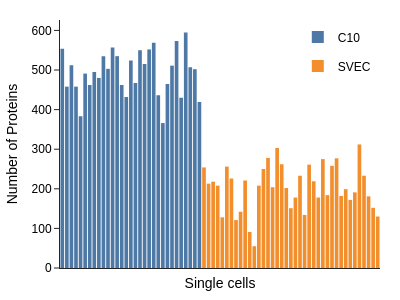

Notebook cell for this chart:
### Markdown cell above
### Figure 2b: protein identifications

### Code cell
fig2b = mm.pl.plot_id(
    mdata, 
    modality="protein", 
    colorby="factor value[condition]", 
    width=400, 
    height=300, 
    title_text=None,
    margin=dict(t=20),
    font=dict(family="Arial", color="black"),
    xaxis=dict(showticklabels=False, ticks="", title="Single cells"),
    legend=dict(title=None, x=0.99, y=0.99, xanchor="right", yanchor="top"),
)

condition_by_sample = mdata.obs.set_index("factor value[sample]")["factor value[condition]"].astype(str)
shown_conditions = set()
for trace in fig2b.data:
    condition = condition_by_sample[trace.name]
    trace.legendgroup = condition
    trace.showlegend = condition not in shown_conditions
    trace.name = condition
    trace.textposition = "none"
    shown_conditions.add(condition)

fig2b.write_image("fig2b.svg")
fig2b.show()

### Figure 1 — Plotly figure (JSON) as saved in the notebook; plotly's stock layout.template omitted (floating-point values rounded to 4 significant figures)
{"data": [{"hovertemplate": "Source name: %{x}<br>Number of Proteins: %{y:,d}<extra></extra>", "legendgroup": "C10", "marker": {"color": "#4E79A7"}, "meta": "C10_A2", "name": "C10", "showlegend": true, "text": ["554"], "textposition": "none", "texttemplate": "%{y:,d}", "type": "bar", "x": ["C10_A2"], "y": [554]}, {"hovertemplate": "Source name: %{x}<br>Number of Proteins: %{y:,d}<extra></extra>", "legendgroup": "C10", "marker": {"color": "#4E79A7"}, "meta": "C10_A3", "name": "C10", "showlegend": false, "text": ["458"], "textposition": "none", "texttemplate": "%{y:,d}", "type": "bar", "x": ["C10_A3"], "y": [458]}, {"hovertemplate": "Source name: %{x}<br>Number of Proteins: %{y:,d}<extra></extra>", "legendgroup": "C10", "marker": {"color": "#4E79A7"}, "meta": "C10_A4", "name": "C10", "showlegend": false, "text": ["512"], "textposition": "none", "texttemplate": "%{y:,d}", "type": "bar", "x": ["C10_A4"], "y": [512]}, {"hovertemplate": "Source name: %{x}<br>Number of Proteins: %{y:,d}<extra></extra>", "legendgroup": "C10", "marker": {"color": "#4E79A7"}, "meta": "C10_A5", "name": "C10", "showlegend": false, "text": ["458"], "textposition": "none", "texttemplate": "%{y:,d}", "type": "bar", "x": ["C10_A5"], "y": [458]}, {"hovertemplate": "Source name: %{x}<br>Number of Proteins: %{y:,d}<extra></extra>", "legendgroup": "C10", "marker": {"color": "#4E79A7"}, "meta": "C10_A6", "name": "C10", "showlegend": false, "text": ["383"], "textposition": "none", "texttemplate": "%{y:,d}", "type": "bar", "x": ["C10_A6"], "y": [383]}, {"hovertemplate": "Source name: %{x}<br>Number of Proteins: %{y:,d}<extra></extra>", "legendgroup": "C10", "marker": {"color": "#4E79A7"}, "meta": "C10_A7", "name": "C10", "showlegend": false, "text": ["491"], "textposition": "none", "texttemplate": "%{y:,d}", "type": "bar", "x": ["C10_A7"], "y": [491]}, {"hovertemplate": "Source name: %{x}<br>Number of Proteins: %{y:,d}<extra></extra>", "legendgroup": "C10", "marker": {"color": "#4E79A7"}, "meta": "C10_A8", "name": "C10", "showlegend": false, "text": ["462"], "textposition": "none", "texttemplate": "%{y:,d}", "type": "bar", "x": ["C10_A8"], "y": [462]}, {"hovertemplate": "Source name: %{x}<br>Number of Proteins: %{y:,d}<extra></extra>", "legendgroup": "C10", "marker": {"color": "#4E79A7"}, "meta": "C10_A9", "name": "C10", "showlegend": false, "text": ["495"], "textposition": "none", "texttemplate": "%{y:,d}", "type": "bar", "x": ["C10_A9"], "y": [495]}, {"hovertemplate": "Source name: %{x}<br>Number of Proteins: %{y:,d}<extra></extra>", "legendgroup": "C10", "marker": {"color": "#4E79A7"}, "meta": "C10_A10", "name": "C10", "showlegend": false, "text": ["480"], "textposition": "none", "texttemplate": "%{y:,d}", "type": "bar", "x": ["C10_A10"], "y": [480]}, {"hovertemplate": "Source name: %{x}<br>Number of Proteins: %{y:,d}<extra></extra>", "legendgroup": "C10", "marker": {"color": "#4E79A7"}, "meta": "C10_A11", "name": "C10", "showlegend": false, "text": ["535"], "textposition": "none", "texttemplate": "%{y:,d}", "type": "bar", "x": ["C10_A11"], "y": [535]}, {"hovertemplate": "Source name: %{x}<br>Number of Proteins: %{y:,d}<extra></extra>", "legendgroup": "C10", "marker": {"color": "#4E79A7"}, "meta": "C10_B1", "name": "C10", "showlegend": false, "text": ["503"], "textposition": "none", "texttemplate": "%{y:,d}", "type": "bar", "x": ["C10_B1"], "y": [503]}, {"hovertemplate": "Source name: %{x}<br>Number of Proteins: %{y:,d}<extra></extra>", "legendgroup": "C10", "marker": {"color": "#4E79A7"}, "meta": "C10_B2", "name": "C10", "showlegend": false, "text": ["557"], "textposition": "none", "texttemplate": "%{y:,d}", "type": "bar", "x": ["C10_B2"], "y": [557]}, {"hovertemplate": "Source name: %{x}<br>Number of Proteins: %{y:,d}<extra></extra>", "legendgroup": "C10", "marker": {"color": "#4E79A7"}, "meta": "C10_B3", "name": "C10", "showlegend": false, "text": ["535"], "textposition": "none", "texttemplate": "%{y:,d}", "type": "bar", "x": ["C10_B3"], "y": [535]}, {"hovertemplate": "Source name: %{x}<br>Number of Proteins: %{y:,d}<extra></extra>", "legendgroup": "C10", "marker": {"color": "#4E79A7"}, "meta": "C10_B4", "name": "C10", "showlegend": false, "text": ["462"], "textposition": "none", "texttemplate": "%{y:,d}", "type": "bar", "x": ["C10_B4"], "y": [462]}, {"hovertemplate": "Source name: %{x}<br>Number of Proteins: %{y:,d}<extra></extra>", "legendgroup": "C10", "marker": {"color": "#4E79A7"}, "meta": "C10_B5", "name": "C10", "showlegend": false, "text": ["432"], "textposition": "none", "texttemplate": "%{y:,d}", "type": "bar", "x": ["C10_B5"], "y": [432]}, {"hovertemplate": "Source name: %{x}<br>Number of Proteins: %{y:,d}<extra></extra>", "legendgroup": "C10", "marker": {"color": "#4E79A7"}, "meta": "C10_B6", "name": "C10", "showlegend": false, "text": ["524"], "textposition": "none", "texttemplate": "%{y:,d}", "type": "bar", "x": ["C10_B6"], "y": [524]}, {"hovertemplate": "Source name: %{x}<br>Number of Proteins: %{y:,d}<extra></extra>", "legendgroup": "C10", "marker": {"color": "#4E79A7"}, "meta": "C10_B7", "name": "C10", "showlegend": false, "text": ["467"], "textposition": "none", "texttemplate": "%{y:,d}", "type": "bar", "x": ["C10_B7"], "y": [467]}, {"hovertemplate": "Source name: %{x}<br>Number of Proteins: %{y:,d}<extra></extra>", "legendgroup": "C10", "marker": {"color": "#4E79A7"}, "meta": "C10_B8", "name": "C10", "showlegend": false, "text": ["550"], "textposition": "none", "texttemplate": "%{y:,d}", "type": "bar", "x": ["C10_B8"], "y": [550]}, {"hovertemplate": "Source name: %{x}<br>Number of Proteins: %{y:,d}<extra></extra>", "legendgroup": "C10", "marker": {"color": "#4E79A7"}, "meta": "C10_B9", "name": "C10", "showlegend": false, "text": ["515"], "textposition": "none", "texttemplate": "%{y:,d}", "type": "bar", "x": ["C10_B9"], "y": [515]}, {"hovertemplate": "Source name: %{x}<br>Number of Proteins: %{y:,d}<extra></extra>", "legendgroup": "C10", "marker": {"color": "#4E79A7"}, "meta": "C10_B10", "name": "C10", "showlegend": false, "text": ["552"], "textposition": "none", "texttemplate": "%{y:,d}", "type": "bar", "x": ["C10_B10"], "y": [552]}, {"hovertemplate": "Source name: %{x}<br>Number of Proteins: %{y:,d}<extra></extra>", "legendgroup": "C10", "marker": {"color": "#4E79A7"}, "meta": "C10_B11", "name": "C10", "showlegend": false, "text": ["569"], "textposition": "none", "texttemplate": "%{y:,d}", "type": "bar", "x": ["C10_B11"], "y": [569]}, {"hovertemplate": "Source name: %{x}<br>Number of Proteins: %{y:,d}<extra></extra>", "legendgroup": "C10", "marker": {"color": "#4E79A7"}, "meta": "C10_C1", "name": "C10", "showlegend": false, "text": ["436"], "textposition": "none", "texttemplate": "%{y:,d}", "type": "bar", "x": ["C10_C1"], "y": [436]}, {"hovertemplate": "Source name: %{x}<br>Number of Proteins: %{y:,d}<extra></extra>", "legendgroup": "C10", "marker": {"color": "#4E79A7"}, "meta": "C10_C2", "name": "C10", "showlegend": false, "text": ["366"], "textposition": "none", "texttemplate": "%{y:,d}", "type": "bar", "x": ["C10_C2"], "y": [366]}, {"hovertemplate": "Source name: %{x}<br>Number of Proteins: %{y:,d}<extra></extra>", "legendgroup": "C10", "marker": {"color": "#4E79A7"}, "meta": "C10_C8", "name": "C10", "showlegend": false, "text": ["465"], "textposition": "none", "texttemplate": "%{y:,d}", "type": "bar", "x": ["C10_C8"], "y": [465]}, {"hovertemplate": "Source name: %{x}<br>Number of Proteins: %{y:,d}<extra></extra>", "legendgroup": "C10", "marker": {"color": "#4E79A7"}, "meta": "C10_C11", "name": "C10", "showlegend": false, "text": ["511"], "textposition": "none", "texttemplate": "%{y:,d}", "type": "bar", "x": ["C10_C11"], "y": [511]}, {"hovertemplate": "Source name: %{x}<br>Number of Proteins: %{y:,d}<extra></extra>", "legendgroup": "C10", "marker": {"color": "#4E79A7"}, "meta": "C10_D1", "name": "C10", "showlegend": false, "text": ["573"], "textposition": "none", "texttemplate": "%{y:,d}", "type": "bar", "x": ["C10_D1"], "y": [573]}, {"hovertemplate": "Source name: %{x}<br>Number of Proteins: %{y:,d}<extra></extra>", "legendgroup": "C10", "marker": {"color": "#4E79A7"}, "meta": "C10_D2", "name": "C10", "showlegend": false, "text": ["430"], "textposition": "none", "texttemplate": "%{y:,d}", "type": "bar", "x": ["C10_D2"], "y": [430]}, {"hovertemplate": "Source name: %{x}<br>Number of Proteins: %{y:,d}<extra></extra>", "legendgroup": "C10", "marker": {"color": "#4E79A7"}, "meta": "C10_D3", "name": "C10", "showlegend": false, "text": ["595"], "textposition": "none", "texttemplate": "%{y:,d}", "type": "bar", "x": ["C10_D3"], "y": [595]}, {"hovertemplate": "Source name: %{x}<br>Number of Proteins: %{y:,d}<extra></extra>", "legendgroup": "C10", "marker": {"color": "#4E79A7"}, "meta": "C10_D7", "name": "C10", "showlegend": false, "text": ["507"], "textposition": "none", "texttemplate": "%{y:,d}", "type": "bar", "x": ["C10_D7"], "y": [507]}, {"hovertemplate": "Source name: %{x}<br>Number of Proteins: %{y:,d}<extra></extra>", "legendgroup": "C10", "marker": {"color": "#4E79A7"}, "meta": "C10_D8", "name": "C10", "showlegend": false, "text": ["502"], "textposition": "none", "texttemplate": "%{y:,d}", "type": "bar", "x": ["C10_D8"], "y": [502]}, {"hovertemplate": "Source name: %{x}<br>Number of Proteins: %{y:,d}<extra></extra>", "legendgroup": "C10", "marker": {"color": "#4E79A7"}, "meta": "C10_D11", "name": "C10", "showlegend": false, "text": ["419"], "textposition": "none", "texttemplate": "%{y:,d}", "type": "bar", "x": ["C10_D11"], "y": [419]}, {"hovertemplate": "Source name: %{x}<br>Number of Proteins: %{y:,d}<extra></extra>", "legendgroup": "SVEC", "marker": {"color": "#F28E2B"}, "meta": "SVEC_A1", "name": "SVEC", "showlegend": true, "text": ["254"], "textposition": "none", "texttemplate": "%{y:,d}", "type": "bar", "x": ["SVEC_A1"], "y": [254]}, {"hovertemplate": "Source name: %{x}<br>Number of Proteins: %{y:,d}<extra></extra>", "legendgroup": "SVEC", "marker": {"color": "#F28E2B"}, "meta": "SVEC_A2", "name": "SVEC", "showlegend": false, "text": ["213"], "textposition": "none", "texttemplate": "%{y:,d}", "type": "bar", "x": ["SVEC_A2"], "y": [213]}, {"hovertemplate": "Source name: %{x}<br>Number of Proteins: %{y:,d}<extra></extra>", "legendgroup": "SVEC", "marker": {"color": "#F28E2B"}, "meta": "SVEC_A3", "name": "SVEC", "showlegend": false, "text": ["218"], "textposition": "none", "texttemplate": "%{y:,d}", "type": "bar", "x": ["SVEC_A3"], "y": [218]}, {"hovertemplate": "Source name: %{x}<br>Number of Proteins: %{y:,d}<extra></extra>", "legendgroup": "SVEC", "marker": {"color": "#F28E2B"}, "meta": "SVEC_A4", "name": "SVEC", "showlegend": false, "text": ["208"], "textposition": "none", "texttemplate": "%{y:,d}", "type": "bar", "x": ["SVEC_A4"], "y": [208]}, {"hovertemplate": "Source name: %{x}<br>Number of Proteins: %{y:,d}<extra></extra>", "legendgroup": "SVEC", "marker": {"color": "#F28E2B"}, "meta": "SVEC_A5", "name": "SVEC", "showlegend": false, "text": ["128"], "textposition": "none", "texttemplate": "%{y:,d}", "type": "bar", "x": ["SVEC_A5"], "y": [128]}, {"hovertemplate": "Source name: %{x}<br>Number of Proteins: %{y:,d}<extra></extra>", "legendgroup": "SVEC", "marker": {"color": "#F28E2B"}, "meta": "SVEC_A6", "name": "SVEC", "showlegend": false, "text": ["256"], "textposition": "none", "texttemplate": "%{y:,d}", "type": "bar", "x": ["SVEC_A6"], "y": [256]}, {"hovertemplate": "Source name: %{x}<br>Number of Proteins: %{y:,d}<extra></extra>", "legendgroup": "SVEC", "marker": {"color": "#F28E2B"}, "meta": "SVEC_A7", "name": "SVEC", "showlegend": false, "text": ["226"], "textposition": "none", "texttemplate": "%{y:,d}", "type": "bar", "x": ["SVEC_A7"], "y": [226]}, {"hovertemplate": "Source name: %{x}<br>Number of Proteins: %{y:,d}<extra></extra>", "legendgroup": "SVEC", "marker": {"color": "#F28E2B"}, "meta": "SVEC_A8", "name": "SVEC", "showlegend": false, "text": ["121"], "textposition": "none", "texttemplate": "%{y:,d}", "type": "bar", "x": ["SVEC_A8"], "y": [121]}, {"hovertemplate": "Source name: %{x}<br>Number of Proteins: %{y:,d}<extra></extra>", "legendgroup": "SVEC", "marker": {"color": "#F28E2B"}, "meta": "SVEC_A9", "name": "SVEC", "showlegend": false, "text": ["142"], "textposition": "none", "texttemplate": "%{y:,d}", "type": "bar", "x": ["SVEC_A9"], "y": [142]}, {"hovertemplate": "Source name: %{x}<br>Number of Proteins: %{y:,d}<extra></extra>", "legendgroup": "SVEC", "marker": {"color": "#F28E2B"}, "meta": "SVEC_A10", "name": "SVEC", "showlegend": false, "text": ["221"], "textposition": "none", "texttemplate": "%{y:,d}", "type": "bar", "x": ["SVEC_A10"], "y": [221]}, {"hovertemplate": "Source name: %{x}<br>Number of Proteins: %{y:,d}<extra></extra>", "legendgroup": "SVEC", "marker": {"color": "#F28E2B"}, "meta": "SVEC_A11", "name": "SVEC", "showlegend": false, "text": ["91"], "textposition": "none", "texttemplate": "%{y:,d}", "type": "bar", "x": ["SVEC_A11"], "y": [91]}, {"hovertemplate": "Source name: %{x}<br>Number of Proteins: %{y:,d}<extra></extra>", "legendgroup": "SVEC", "marker": {"color": "#F28E2B"}, "meta": "SVEC_A12", "name": "SVEC", "showlegend": false, "text": ["55"], "textposition": "none", "texttemplate": "%{y:,d}", "type": "bar", "x": ["SVEC_A12"], "y": [55]}, {"hovertemplate": "Source name: %{x}<br>Number of Proteins: %{y:,d}<extra></extra>", "legendgroup": "SVEC", "marker": {"color": "#F28E2B"}, "meta": "SVEC_B1", "name": "SVEC", "showlegend": false, "text": ["208"], "textposition": "none", "texttemplate": "%{y:,d}", "type": "bar", "x": ["SVEC_B1"], "y": [208]}, {"hovertemplate": "Source name: %{x}<br>Number of Proteins: %{y:,d}<extra></extra>", "legendgroup": "SVEC", "marker": {"color": "#F28E2B"}, "meta": "SVEC_B2", "name": "SVEC", "showlegend": false, "text": ["250"], "textposition": "none", "texttemplate": "%{y:,d}", "type": "bar", "x": ["SVEC_B2"], "y": [250]}, {"hovertemplate": "Source name: %{x}<br>Number of Proteins: %{y:,d}<extra></extra>", "legendgroup": "SVEC", "marker": {"color": "#F28E2B"}, "meta": "SVEC_B3", "name": "SVEC", "showlegend": false, "text": ["278"], "textposition": "none", "texttemplate": "%{y:,d}", "type": "bar", "x": ["SVEC_B3"], "y": [278]}, {"hovertemplate": "Source name: %{x}<br>Number of Proteins: %{y:,d}<extra></extra>", "legendgroup": "SVEC", "marker": {"color": "#F28E2B"}, "meta": "SVEC_B4", "name": "SVEC", "showlegend": false, "text": ["204"], "textposition": "none", "texttemplate": "%{y:,d}", "type": "bar", "x": ["SVEC_B4"], "y": [204]}, {"hovertemplate": "Source name: %{x}<br>Number of Proteins: %{y:,d}<extra></extra>", "legendgroup": "SVEC", "marker": {"color": "#F28E2B"}, "meta": "SVEC_B5", "name": "SVEC", "showlegend": false, "text": ["303"], "textposition": "none", "texttemplate": "%{y:,d}", "type": "bar", "x": ["SVEC_B5"], "y": [303]}, {"hovertemplate": "Source name: %{x}<br>Number of Proteins: %{y:,d}<extra></extra>", "legendgroup": "SVEC", "marker": {"color": "#F28E2B"}, "meta": "SVEC_B6", "name": "SVEC", "showlegend": false, "text": ["262"], "textposition": "none", "texttemplate": "%{y:,d}", "type": "bar", "x": ["SVEC_B6"], "y": [262]}, {"hovertemplate": "Source name: %{x}<br>Number of Proteins: %{y:,d}<extra></extra>", "legendgroup": "SVEC", "marker": {"color": "#F28E2B"}, "meta": "SVEC_B7", "name": "SVEC", "showlegend": false, "text": ["202"], "textposition": "none", "texttemplate": "%{y:,d}", "type": "bar", "x": ["SVEC_B7"], "y": [202]}, {"hovertemplate": "Source name: %{x}<br>Number of Proteins: %{y:,d}<extra></extra>", "legendgroup": "SVEC", "marker": {"color": "#F28E2B"}, "meta": "SVEC_B8", "name": "SVEC", "showlegend": false, "text": ["151"], "textposition": "none", "texttemplate": "%{y:,d}", "type": "bar", "x": ["SVEC_B8"], "y": [151]}, {"hovertemplate": "Source name: %{x}<br>Number of Proteins: %{y:,d}<extra></extra>", "legendgroup": "SVEC", "marker": {"color": "#F28E2B"}, "meta": "SVEC_B9", "name": "SVEC", "showlegend": false, "text": ["178"], "textposition": "none", "texttemplate": "%{y:,d}", "type": "bar", "x": ["SVEC_B9"], "y": [178]}, {"hovertemplate": "Source name: %{x}<br>Number of Proteins: %{y:,d}<extra></extra>", "legendgroup": "SVEC", "marker": {"color": "#F28E2B"}, "meta": "SVEC_B10", "name": "SVEC", "showlegend": false, "text": ["233"], "textposition": "none", "texttemplate": "%{y:,d}", "type": "bar", "x": ["SVEC_B10"], "y": [233]}, {"hovertemplate": "Source name: %{x}<br>Number of Proteins: %{y:,d}<extra></extra>", "legendgroup": "SVEC", "marker": {"color": "#F28E2B"}, "meta": "SVEC_B11", "name": "SVEC", "showlegend": false, "text": ["134"], "textposition": "none", "texttemplate": "%{y:,d}", "type": "bar", "x": ["SVEC_B11"], "y": [134]}, {"hovertemplate": "Source name: %{x}<br>Number of Proteins: %{y:,d}<extra></extra>", "legendgroup": "SVEC", "marker": {"color": "#F28E2B"}, "meta": "SVEC_B12", "name": "SVEC", "showlegend": false, "text": ["261"], "textposition": "none", "texttemplate": "%{y:,d}", "type": "bar", "x": ["SVEC_B12"], "y": [261]}, {"hovertemplate": "Source name: %{x}<br>Number of Proteins: %{y:,d}<extra></extra>", "legendgroup": "SVEC", "marker": {"color": "#F28E2B"}, "meta": "SVEC_C1", "name": "SVEC", "showlegend": false, "text": ["219"], "textposition": "none", "texttemplate": "%{y:,d}", "type": "bar", "x": ["SVEC_C1"], "y": [219]}, {"hovertemplate": "Source name: %{x}<br>Number of Proteins: %{y:,d}<extra></extra>", "legendgroup": "SVEC", "marker": {"color": "#F28E2B"}, "meta": "SVEC_C2", "name": "SVEC", "showlegend": false, "text": ["178"], "textposition": "none", "texttemplate": "%{y:,d}", "type": "bar", "x": ["SVEC_C2"], "y": [178]}, {"hovertemplate": "Source name: %{x}<br>Number of Proteins: %{y:,d}<extra></extra>", "legendgroup": "SVEC", "marker": {"color": "#F28E2B"}, "meta": "SVEC_C3", "name": "SVEC", "showlegend": false, "text": ["275"], "textposition": "none", "texttemplate": "%{y:,d}", "type": "bar", "x": ["SVEC_C3"], "y": [275]}, {"hovertemplate": "Source name: %{x}<br>Number of Proteins: %{y:,d}<extra></extra>", "legendgroup": "SVEC", "marker": {"color": "#F28E2B"}, "meta": "SVEC_C4", "name": "SVEC", "showlegend": false, "text": ["184"], "textposition": "none", "texttemplate": "%{y:,d}", "type": "bar", "x": ["SVEC_C4"], "y": [184]}, {"hovertemplate": "Source name: %{x}<br>Number of Proteins: %{y:,d}<extra></extra>", "legendgroup": "SVEC", "marker": {"color": "#F28E2B"}, "meta": "SVEC_C5", "name": "SVEC", "showlegend": false, "text": ["258"], "textposition": "none", "texttemplate": "%{y:,d}", "type": "bar", "x": ["SVEC_C5"], "y": [258]}, {"hovertemplate": "Source name: %{x}<br>Number of Proteins: %{y:,d}<extra></extra>", "legendgroup": "SVEC", "marker": {"color": "#F28E2B"}, "meta": "SVEC_C6", "name": "SVEC", "showlegend": false, "text": ["277"], "textposition": "none", "texttemplate": "%{y:,d}", "type": "bar", "x": ["SVEC_C6"], "y": [277]}, {"hovertemplate": "Source name: %{x}<br>Number of Proteins: %{y:,d}<extra></extra>", "legendgroup": "SVEC", "marker": {"color": "#F28E2B"}, "meta": "SVEC_C8", "name": "SVEC", "showlegend": false, "text": ["182"], "textposition": "none", "texttemplate": "%{y:,d}", "type": "bar", "x": ["SVEC_C8"], "y": [182]}, {"hovertemplate": "Source name: %{x}<br>Number of Proteins: %{y:,d}<extra></extra>", "legendgroup": "SVEC", "marker": {"color": "#F28E2B"}, "meta": "SVEC_C9", "name": "SVEC", "showlegend": false, "text": ["199"], "textposition": "none", "texttemplate": "%{y:,d}", "type": "bar", "x": ["SVEC_C9"], "y": [199]}, {"hovertemplate": "Source name: %{x}<br>Number of Proteins: %{y:,d}<extra></extra>", "legendgroup": "SVEC", "marker": {"color": "#F28E2B"}, "meta": "SVEC_C10", "name": "SVEC", "showlegend": false, "text": ["172"], "textposition": "none", "texttemplate": "%{y:,d}", "type": "bar", "x": ["SVEC_C10"], "y": [172]}, {"hovertemplate": "Source name: %{x}<br>Number of Proteins: %{y:,d}<extra></extra>", "legendgroup": "SVEC", "marker": {"color": "#F28E2B"}, "meta": "SVEC_C11", "name": "SVEC", "showlegend": false, "text": ["191"], "textposition": "none", "texttemplate": "%{y:,d}", "type": "bar", "x": ["SVEC_C11"], "y": [191]}, {"hovertemplate": "Source name: %{x}<br>Number of Proteins: %{y:,d}<extra></extra>", "legendgroup": "SVEC", "marker": {"color": "#F28E2B"}, "meta": "SVEC_D2", "name": "SVEC", "showlegend": false, "text": ["312"], "textposition": "none", "texttemplate": "%{y:,d}", "type": "bar", "x": ["SVEC_D2"], "y": [312]}, {"hovertemplate": "Source name: %{x}<br>Number of Proteins: %{y:,d}<extra></extra>", "legendgroup": "SVEC", "marker": {"color": "#F28E2B"}, "meta": "SVEC_D3", "name": "SVEC", "showlegend": false, "text": ["233"], "textposition": "none", "texttemplate": "%{y:,d}", "type": "bar", "x": ["SVEC_D3"], "y": [233]}, {"hovertemplate": "Source name: %{x}<br>Number of Proteins: %{y:,d}<extra></extra>", "legendgroup": "SVEC", "marker": {"color": "#F28E2B"}, "meta": "SVEC_D6", "name": "SVEC", "showlegend": false, "text": ["181"], "textposition": "none", "texttemplate": "%{y:,d}", "type": "bar", "x": ["SVEC_D6"], "y": [181]}, {"hovertemplate": "Source name: %{x}<br>Number of Proteins: %{y:,d}<extra></extra>", "legendgroup": "SVEC", "marker": {"color": "#F28E2B"}, "meta": "SVEC_D8", "name": "SVEC", "showlegend": false, "text": ["152"], "textposition": "none", "texttemplate": "%{y:,d}", "type": "bar", "x": ["SVEC_D8"], "y": [152]}, {"hovertemplate": "Source name: %{x}<br>Number of Proteins: %{y:,d}<extra></extra>", "legendgroup": "SVEC", "marker": {"color": "#F28E2B"}, "meta": "SVEC_D9", "name": "SVEC", "showlegend": false, "text": ["130"], "textposition": "none", "texttemplate": "%{y:,d}", "type": "bar", "x": ["SVEC_D9"], "y": [130]}], "layout": {"font": {"color": "black", "family": "Arial"}, "height": 300, "legend": {"title": {}, "x": 0.99, "xanchor": "right", "y": 0.99, "yanchor": "top"}, "margin": {"t": 20}, "showlegend": true, "title": {}, "width": 400, "xaxis": {"showticklabels": false, "ticks": "", "title": {"text": "Single cells"}}, "yaxis": {"tickformat": ",d", "title": {"text": "Number of Proteins"}}}}
